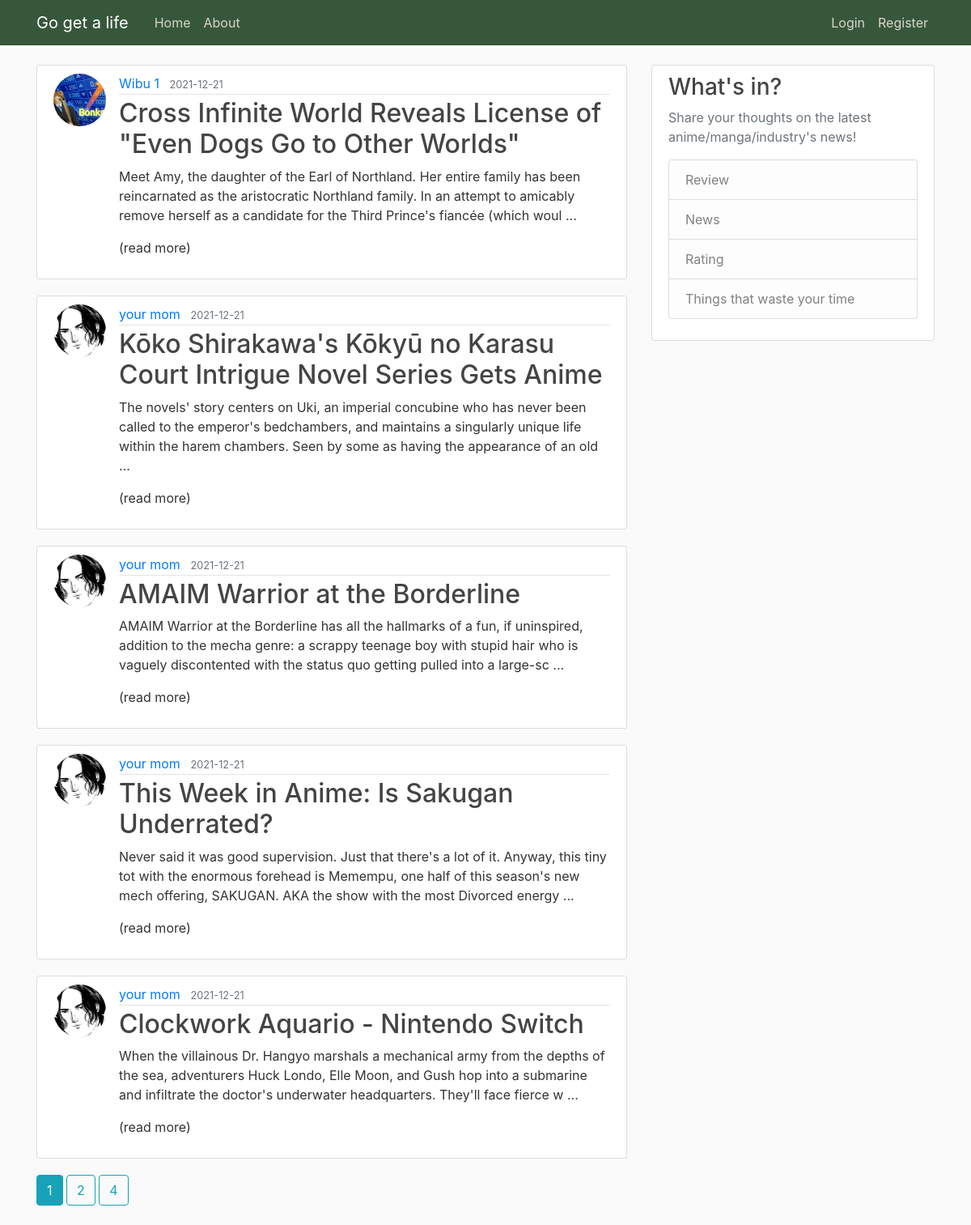
Page /home on the earlier database version.
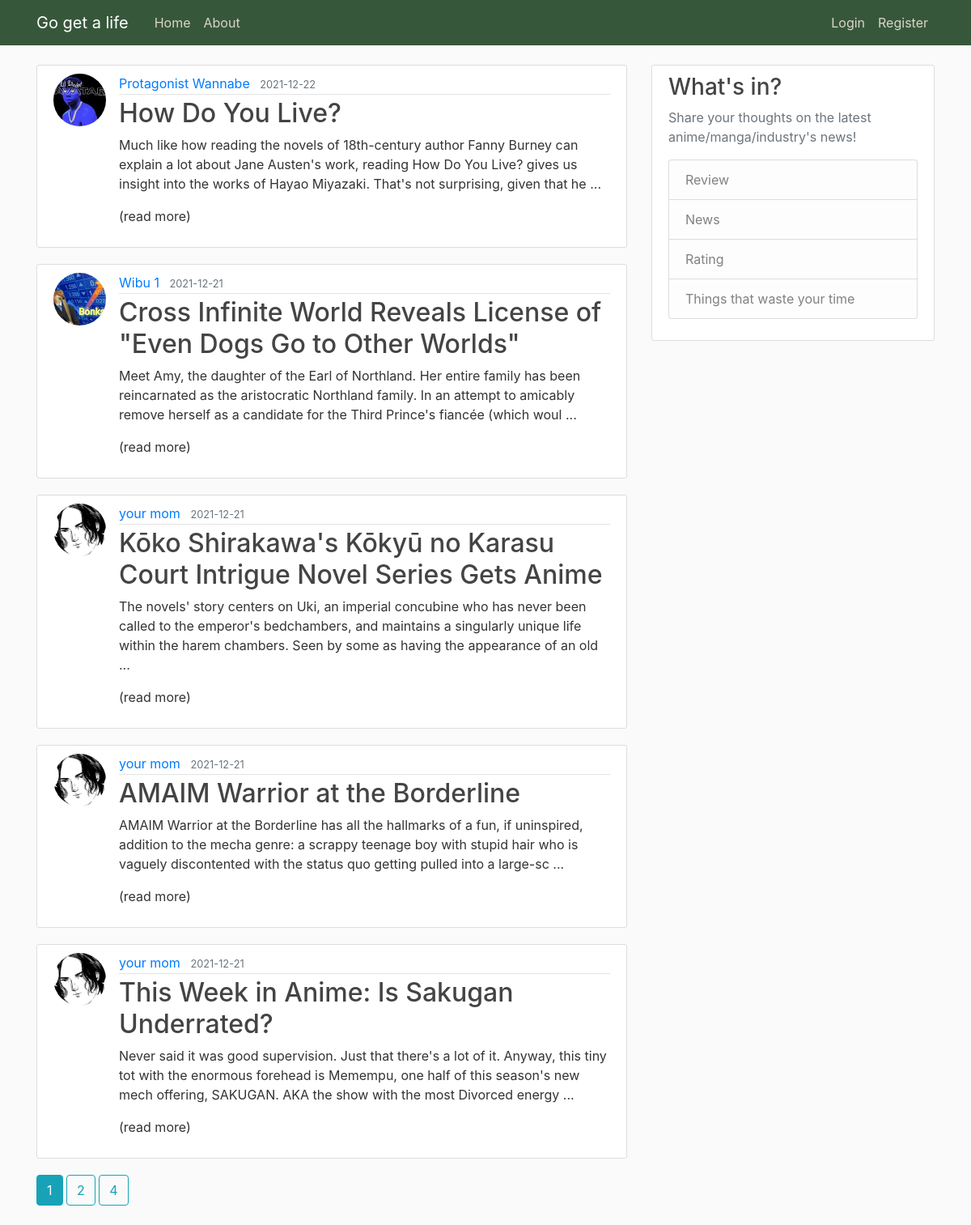
Same page on the later database version.
### flask_webapp/models.py (models this page shows, shortened)
class Post(db.Model):
    id = db.Column(db.Integer, primary_key=True)
    title = db.Column(db.String(100), nullable=False)
    date_posted = db.Column(db.DateTime, nullable=False, default=datetime.utcnow)
    content = db.Column(db.Text, nullable=False)
    user_id = db.Column(db.Integer, db.ForeignKey('user.id'), nullable=False)

class User(db.Model, UserMixin):
    id = db.Column(db.Integer, primary_key=True)
    username = db.Column(db.String(20), unique=True, nullable=False)
    email = db.Column(db.String(120), unique=True, nullable=False)
    image_file = db.Column(db.String(20), nullable=False, default='default.jpg')
    password = db.Column(db.String(60), nullable=False)
    posts = db.relationship('Post', backref='author', lazy=True)

### flask_webapp/main/routes.py (the view)
@main.route("/")
@main.route("/home")
def home():
    page = request.args.get('page', 1, type=int)
    posts = Post.query.order_by(Post.date_posted.desc()).paginate(page=page, per_page=5)
    return render_template('home.html', posts=posts)

### flask_webapp/templates/home.html (shortened to what this page needs)
{% extends "layout.html" %}
{% block content %}
    {% for post in posts.items %}
        <article class="media content-section">
            <img class="rounded-circle article-img" src="{{ url_for('static', filename='profile_pics/' + post.author.image_file) }}">
            <div class="media-body">
                <div class="article-metadata">
                    <a class="mr-2" href="{{ url_for('users.user_posts', username=post.author.username) }}">{{ post.author.username }}</a>
                    <small class="text-muted">{{ post.date_posted.strftime('%Y-%m-%d') }}</small>
                </div>
                <h2><a class="article-title" href="{{ url_for('posts.post', post_id=post.id) }}">{{ post.title }}</a></h2>
                <p class="article-content">{{ post.content[:225] }} ... </p>
                <p>(read more)</p>
            </div>
        </article>
    {% endfor %}
    {% for page_num in posts.iter_pages(left_edge=1, right_edge=1, left_current=1, right_current=2) %}
        {% if page_num %}
            {% if posts.page == page_num %}
                <a class="btn btn-info mb-4" href="{{ url_for('main.home', page=page_num) }}">{{ page_num }}</a>
            {% else %}
                <a class="btn btn-outline-info mb-4" href="{{ url_for('main.home', page=page_num) }}">{{ page_num }}</a>
            {% endif %}
        {% endif %}
    {% endfor %}
{% endblock content %}

### flask_webapp/templates/layout.html (shortened to what this page needs)
<!DOCTYPE html>
<html>
<head>
    <link rel="stylesheet" href="https://maxcdn.bootstrapcdn.com/bootstrap/4.0.0/css/bootstrap.min.css">
    <link rel="stylesheet" type="text/css" href="{{ url_for('static', filename='main.css') }}">
</head>
<body>
    <header class="site-header">
        <nav class="navbar navbar-expand-md navbar-dark bg-steel fixed-top">
          <div class="container">
            <a class="navbar-brand mr-4" href="/">Go get a life</a>
            <div class="collapse navbar-collapse" id="navbarToggle">
              <div class="navbar-nav mr-auto">
                <a class="nav-item nav-link" href="{{ url_for('main.home') }}">Home</a>
                <a class="nav-item nav-link" href="{{ url_for('main.about') }}">About</a>
              </div>
              <div class="navbar-nav">
                {% if current_user.is_authenticated %}
                  <a class="nav-item nav-link" href="{{ url_for('users.account') }}">Account</a>
                  <a class="nav-item nav-link" href="{{ url_for('users.logout') }}">Logout</a>
                {% else %}
                  <a class="nav-item nav-link" href="{{ url_for('users.login') }}">Login</a>
                  <a class="nav-item nav-link" href="{{ url_for('users.register') }}">Register</a>
                {% endif %}
              </div>
            </div>
          </div>
        </nav>
    </header>
    <main role="main" class="container">
        <div class="row">
          <div class="col-md-8">
            {% block content %}{% endblock %}
          </div>
          <div class="col-md-4">
            <div class="content-section">
              <h3>What's in?</h3>
              <p class='text-muted'>Share your thoughts on the latest anime/manga/industry's news!
                <ul class="list-group">
                  <li class="list-group-item list-group-item-light">Review</li>
                  <li class="list-group-item list-group-item-light">News</li>
                  <li class="list-group-item list-group-item-light">Rating</li>
                  <li class="list-group-item list-group-item-light">Things that waste your time</li>
                </ul>
              </p>
            </div>
          </div>
        </div>
    </main>
</body>
</html>

### flask_webapp/static/main.css (style rules this page uses)
body { background: #fafafa; color: #333333; margin-top: 5rem; }
h1, h2, h3, h4, h5, h6 { color: #444444; }
.bg-steel { background-color: #37573b; }
.site-header .navbar-nav .nav-link { color: #dbd5cb; }
.content-section { background: #ffffff; padding: 10px 20px; border: 1px solid #dddddd; border-radius: 3px; margin-bottom: 20px; }
.article-title { color: #444444; }
.article-content { white-space: pre-line; }
.article-img { height: 65px; width: 65px; margin-right: 16px; }
.article-metadata { padding-bottom: 1px; margin-bottom: 4px; border-bottom: 1px solid #e3e3e3 }

Differences in the rows shown:
no longer on this page (row unchanged): Post: image_file (placeholder picture), author.username "your mom", date_posted "2021-12-21", title "Clockwork Aquario - Nintendo Switch", content "When the villainous Dr. Hangyo marshals a mechanical army from the depths of the sea, adventurers Huck Londo, Elle Moon, and Gush hop into a submarine and infiltrate the doctor's underwater headquarters. They'll face fierce w"
added Post: image_file (picture), author.username "Protagonist Wannabe", date_posted "2021-12-22", title "How Do You Live?", content "Much like how reading the novels of 18th-century author Fanny Burney can explain a lot about Jane Austen's work, reading How Do You Live? gives us insight into the works of Hayao Miyazaki. That's not surprising, given that he"
